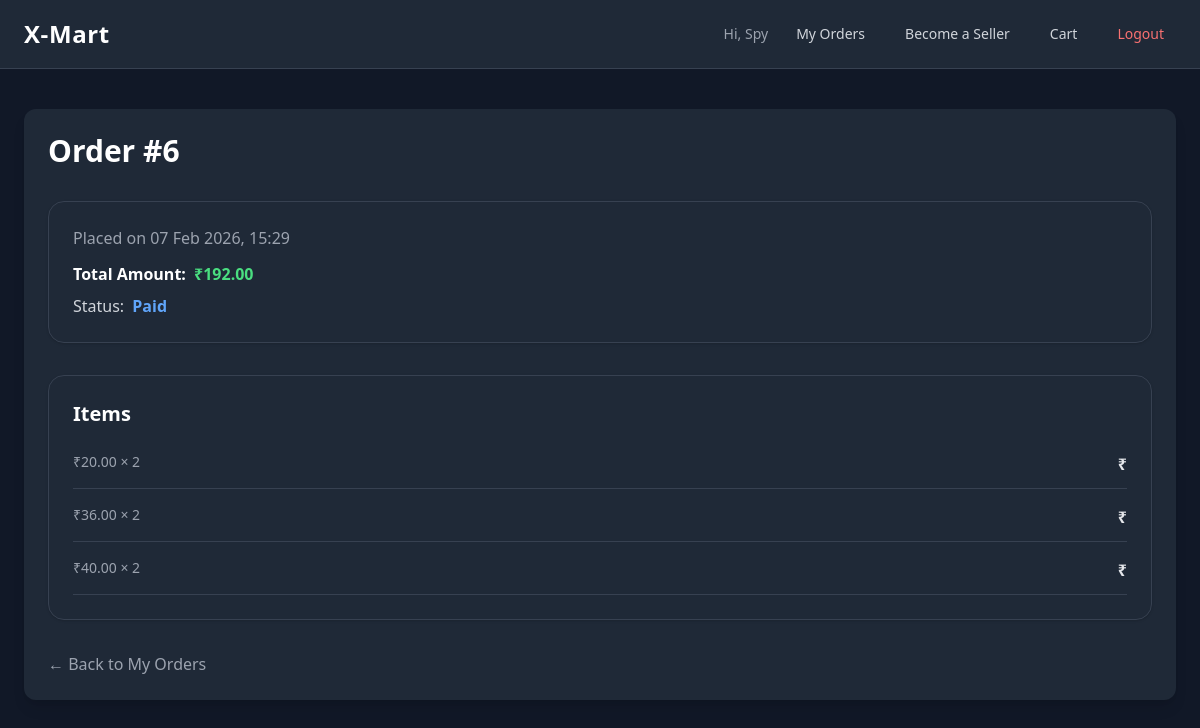
The page /orders/6/ (signed in) on the database its author committed.
### playground/models.py (models this page shows, shortened)
class User(AbstractUser):
    is_seller = models.BooleanField(default=False)

class Order(models.Model):
    STATUS_PENDING = 'pending'
    STATUS_PAID = 'paid'
    STATUS_SHIPPED = 'shipped'
    STATUS_OUT_FOR_DELIVERY = 'out_for_delivery'
    STATUS_DELIVERED = 'delivered'
    STATUS_CANCELLED = 'cancelled'
    STATUS_CHOICES = [
        (STATUS_PENDING, 'Pending'),
        (STATUS_PAID, 'Paid'),
        (STATUS_SHIPPED, 'Shipped'),
        (STATUS_OUT_FOR_DELIVERY, 'Out for delivery'),
        (STATUS_DELIVERED, 'Delivered'),
        (STATUS_CANCELLED, 'Cancelled'),
    ]
    user = models.ForeignKey(
        settings.AUTH_USER_MODEL,
        on_delete=models.PROTECT,
        db_index=True
    )
    total_price = models.DecimalField(max_digits=10, decimal_places=2)
    status = models.CharField(
        max_length=20,
        choices=STATUS_CHOICES,
        default=STATUS_PENDING
    )
    created_at = models.DateTimeField(auto_now_add=True)

class OrderItem(models.Model):
    STATUS_PENDING = 'pending'
    STATUS_SHIPPED = 'shipped'
    STATUS_DELIVERED = 'delivered'
    STATUS_CHOICES = [
        (STATUS_PENDING, 'Pending'),
        (STATUS_SHIPPED, 'Shipped'),
        (STATUS_DELIVERED, 'Delivered'),
    ]
    order = models.ForeignKey(Order, on_delete=models.CASCADE, related_name='items')
    product = models.ForeignKey(Product, on_delete=models.PROTECT)
    seller = models.ForeignKey(
        settings.AUTH_USER_MODEL,
        on_delete=models.PROTECT,
        null=True,
        blank=True,
        db_index=True
    )
    quantity = models.PositiveIntegerField()
    price_at_purchase = models.DecimalField(max_digits=10, decimal_places=2)
    status = models.CharField(
        max_length=20,
        choices=STATUS_CHOICES,
        default=STATUS_PENDING
    )
    created_at = models.DateTimeField(auto_now_add=True)

### playground/views.py (the view)
# urls.py: path('orders/<int:id>/', views.order_detail, name='order_detail'),
@login_required
def order_detail(request, id):
    order = get_object_or_404(
        Order.objects.prefetch_related('items__product'),
        id=id,
        user=request.user
    )
    return render(request, 'playground/order_detail.html', {
        'order': order
    })

### playground/templates/playground/order_detail.html (shortened to what this page needs)
{% extends 'base.html' %}
{% block content %}
<h1 class="text-3xl font-semibold text-white mb-8">
  Order #{{ order.id }}
</h1>
<div class="bg-gray-800 border border-gray-700 p-6 rounded-2xl shadow mb-8">
  <p class="text-gray-400">
    Placed on {{ order.created_at|date:"d M Y, H:i" }}
  </p>
  <p class="mt-3 font-semibold text-white">
    Total Amount:
    <span class="text-green-400 ml-1">
      ₹{{ order.total_price }}
    </span>
  </p>
  <p class="mt-2 text-gray-300">
    Status:
    <span class="font-semibold capitalize text-blue-400 ml-1">
      {{ order.get_status_display }}
    </span>
  </p>
</div>
<div class="bg-gray-800 border border-gray-700 p-6 rounded-2xl shadow">
  <h2 class="text-xl font-semibold text-white mb-6">
    Items
  </h2>
  <div class="space-y-4">
    {% for item in order.items.all %}
      <div class="flex justify-between border-b border-gray-700 pb-3">
        <div>
          <p class="text-sm text-gray-400">
            ₹{{ item.price_at_purchase }} × {{ item.quantity }}
          </p>
        </div>
        <p class="font-semibold text-gray-200">
          ₹{{ item.get_total_price }}
        </p>
      </div>
    {% endfor %}
  </div>
</div>
<div class="mt-8">
  <a href="{% url 'playground:my_orders' %}"
     class="text-gray-400 hover:text-gray-300 transition">
    ← Back to My Orders
  </a>
</div>
{% endblock %}

### templates/base.html (shortened to what this page needs)
{% load static %}
<!DOCTYPE html>
<html lang="en">
<head>
    <script src="https://cdn.tailwindcss.com"></script>
</head>
<body class="bg-gray-900 text-gray-100">
<nav class="bg-gray-800 border-b border-gray-700">
    <div class="max-w-7xl mx-auto px-6 py-4 flex justify-between items-center">
        <a href="{% url 'playground:home' %}"
           class="text-2xl font-semibold tracking-wide text-white hover:text-blue-400 transition">
            X-Mart
        </a>
        <div class="flex items-center gap-4">
            {% if user.is_authenticated and not user.is_seller %}
                <span class="text-sm text-gray-400 hidden sm:block">
                    Hi, {{ user.username }}
                </span>
                <a href="{% url 'playground:my_orders' %}"
                   class="text-sm font-medium text-gray-300 hover:text-white transition px-3 py-2 rounded-md hover:bg-gray-700">
                    My Orders
                </a>
                <a href="{% url 'playground:seller_signup' %}"
                   class="text-sm font-medium text-gray-300 hover:text-white transition px-3 py-2 rounded-md hover:bg-gray-700">
                    Become a Seller
                </a>
                <a href="{% url 'playground:cart' %}"
                   class="text-sm font-medium text-gray-300 hover:text-white transition px-3 py-2 rounded-md hover:bg-gray-700">
                    Cart
                </a>
                <form method="post" action="{% url 'logout' %}">
                    <button type="submit"
                            class="text-sm font-medium text-red-400 hover:text-red-300 transition px-3 py-2 rounded-md hover:bg-gray-700">
                        Logout
                    </button>
                </form>
            {% endif %}
        </div>
    </div>
</nav>
<main class="max-w-7xl mx-auto px-6 py-10">
    <div class="bg-gray-800 rounded-xl shadow-lg p-6">
        {% block content %}{% endblock %}
    </div>
</main>
</body>
</html>

### rows shown on the page
User: username "Spy"
Order: id "6", created_at "07 Feb 2026, 15:29", total_price "192.00", status "Paid"
OrderItem: price_at_purchase "20.00", quantity "2"
OrderItem: price_at_purchase "36.00", quantity "2"
OrderItem: price_at_purchase "40.00", quantity "2"
